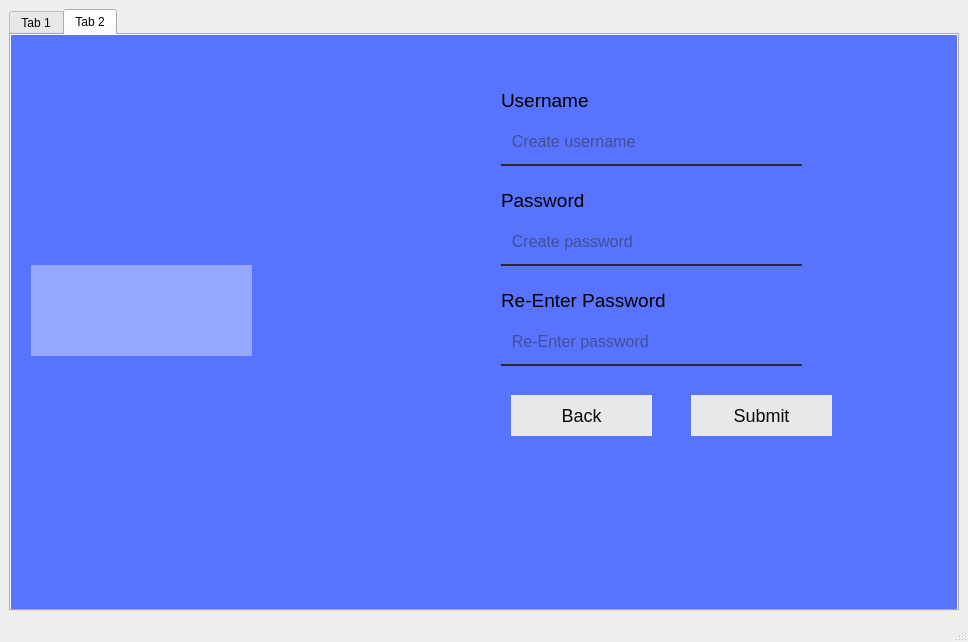
<?xml version="1.0" encoding="UTF-8"?>
<ui version="4.0">
 <class>MainWindow</class>
 <widget class="QMainWindow" name="MainWindow">
  <property name="geometry">
   <rect>
    <x>0</x>
    <y>0</y>
    <width>968</width>
    <height>642</height>
   </rect>
  </property>
  <property name="windowTitle">
   <string>MainWindow</string>
  </property>
  <widget class="QWidget" name="centralwidget">
   <layout class="QGridLayout" name="gridLayout">
    <item row="0" column="0">
     <widget class="QTabWidget" name="tabWidget">
      <property name="currentIndex">
       <number>1</number>
      </property>
      <widget class="QWidget" name="tab">
       <property name="styleSheet">
        <string notr="true">background-color: rgb(88, 116, 255);</string>
       </property>
       <attribute name="title">
        <string>Tab 1</string>
       </attribute>
       <widget class="QLabel" name="label">
        <property name="geometry">
         <rect>
          <x>0</x>
          <y>0</y>
          <width>891</width>
          <height>551</height>
         </rect>
        </property>
        <property name="text">
         <string/>
        </property>
        <property name="pixmap">
         <pixmap>images/login-bg.png</pixmap>
        </property>
        <property name="scaledContents">
         <bool>true</bool>
        </property>
       </widget>
       <widget class="QLabel" name="label_3">
        <property name="geometry">
         <rect>
          <x>20</x>
          <y>230</y>
          <width>221</width>
          <height>91</height>
         </rect>
        </property>
        <property name="styleSheet">
         <string notr="true">background-color: rgb(149, 167, 255);</string>
        </property>
        <property name="text">
         <string/>
        </property>
        <property name="pixmap">
         <pixmap>images/PoCoH.png</pixmap>
        </property>
        <property name="scaledContents">
         <bool>true</bool>
        </property>
       </widget>
       <widget class="QLabel" name="label_6">
        <property name="geometry">
         <rect>
          <x>480</x>
          <y>100</y>
          <width>91</width>
          <height>31</height>
         </rect>
        </property>
        <property name="font">
         <font>
          <pointsize>14</pointsize>
         </font>
        </property>
        <property name="text">
         <string>Name</string>
        </property>
       </widget>
       <widget class="QLineEdit" name="lineEdit">
        <property name="geometry">
         <rect>
          <x>480</x>
          <y>130</y>
          <width>301</width>
          <height>41</height>
         </rect>
        </property>
        <property name="font">
         <font>
          <pointsize>12</pointsize>
         </font>
        </property>
        <property name="styleSheet">
         <string notr="true">background-color:rgba(0, 0, 0, 0);
border-bottom:2px solid #2a2a2a;
border-radius: 30px;
color:#2a2a2a;
padding-bottom:7px;</string>
        </property>
        <property name="placeholderText">
         <string>  Enter your name</string>
        </property>
       </widget>
       <widget class="QLabel" name="label_9">
        <property name="geometry">
         <rect>
          <x>480</x>
          <y>50</y>
          <width>301</width>
          <height>31</height>
         </rect>
        </property>
        <property name="font">
         <font>
          <pointsize>20</pointsize>
          <bold>true</bold>
          <kerning>true</kerning>
         </font>
        </property>
        <property name="styleSheet">
         <string notr="true">color: rgb(255, 255, 255);</string>
        </property>
        <property name="text">
         <string>REGISTER YOURSELF</string>
        </property>
       </widget>
       <widget class="QLabel" name="label_10">
        <property name="geometry">
         <rect>
          <x>480</x>
          <y>390</y>
          <width>131</width>
          <height>31</height>
         </rect>
        </property>
        <property name="font">
         <font>
          <pointsize>14</pointsize>
         </font>
        </property>
        <property name="text">
         <string>Date of Birth</string>
        </property>
       </widget>
       <widget class="QDateEdit" name="dateEdit">
        <property name="geometry">
         <rect>
          <x>480</x>
          <y>430</y>
          <width>211</width>
          <height>31</height>
         </rect>
        </property>
        <property name="font">
         <font>
          <pointsize>10</pointsize>
         </font>
        </property>
       </widget>
       <widget class="QLabel" name="label_11">
        <property name="geometry">
         <rect>
          <x>480</x>
          <y>190</y>
          <width>91</width>
          <height>31</height>
         </rect>
        </property>
        <property name="font">
         <font>
          <pointsize>14</pointsize>
         </font>
        </property>
        <property name="text">
         <string>Email</string>
        </property>
       </widget>
       <widget class="QLineEdit" name="lineEdit_5">
        <property name="geometry">
         <rect>
          <x>480</x>
          <y>220</y>
          <width>301</width>
          <height>41</height>
         </rect>
        </property>
        <property name="font">
         <font>
          <pointsize>12</pointsize>
         </font>
        </property>
        <property name="styleSheet">
         <string notr="true">background-color:rgba(0, 0, 0, 0);
border-bottom:2px solid #2a2a2a;
border-radius: 30px;
color:#2a2a2a;
padding-bottom:7px;</string>
        </property>
        <property name="placeholderText">
         <string>  Enter your name</string>
        </property>
       </widget>
       <widget class="QLabel" name="label_12">
        <property name="geometry">
         <rect>
          <x>480</x>
          <y>290</y>
          <width>151</width>
          <height>31</height>
         </rect>
        </property>
        <property name="font">
         <font>
          <pointsize>14</pointsize>
         </font>
        </property>
        <property name="text">
         <string>Phone Number</string>
        </property>
       </widget>
       <widget class="QLineEdit" name="lineEdit_6">
        <property name="geometry">
         <rect>
          <x>480</x>
          <y>320</y>
          <width>301</width>
          <height>41</height>
         </rect>
        </property>
        <property name="font">
         <font>
          <pointsize>12</pointsize>
         </font>
        </property>
        <property name="styleSheet">
         <string notr="true">background-color:rgba(0, 0, 0, 0);
border-bottom:2px solid #2a2a2a;
border-radius: 30px;
color:#2a2a2a;
padding-bottom:7px;</string>
        </property>
        <property name="placeholderText">
         <string>  Enter your name</string>
        </property>
       </widget>
       <widget class="QPushButton" name="pushButton">
        <property name="geometry">
         <rect>
          <x>480</x>
          <y>490</y>
          <width>171</width>
          <height>41</height>
         </rect>
        </property>
        <property name="styleSheet">
         <string notr="true">QPushButton#pushButton{
 color: #090909;
 font-size: 18px;
 border-radius: 0.5em;
 background: #e8e8e8;
 border: 1px solid #e8e8e8;
}

QPushButton#pushButton:hover {
 border: 2px solid white;
}
</string>
        </property>
        <property name="text">
         <string>Next</string>
        </property>
       </widget>
      </widget>
      <widget class="QWidget" name="tab_2">
       <property name="styleSheet">
        <string notr="true">background-color: rgb(88, 116, 255);</string>
       </property>
       <attribute name="title">
        <string>Tab 2</string>
       </attribute>
       <widget class="QLabel" name="label_4">
        <property name="geometry">
         <rect>
          <x>20</x>
          <y>230</y>
          <width>221</width>
          <height>91</height>
         </rect>
        </property>
        <property name="styleSheet">
         <string notr="true">background-color: rgb(149, 167, 255);</string>
        </property>
        <property name="text">
         <string/>
        </property>
        <property name="pixmap">
         <pixmap>images/PoCoH.png</pixmap>
        </property>
        <property name="scaledContents">
         <bool>true</bool>
        </property>
       </widget>
       <widget class="QLabel" name="label_2">
        <property name="geometry">
         <rect>
          <x>0</x>
          <y>0</y>
          <width>891</width>
          <height>551</height>
         </rect>
        </property>
        <property name="text">
         <string/>
        </property>
        <property name="pixmap">
         <pixmap>images/login-bg.png</pixmap>
        </property>
        <property name="scaledContents">
         <bool>true</bool>
        </property>
       </widget>
       <widget class="QLabel" name="label_8">
        <property name="geometry">
         <rect>
          <x>490</x>
          <y>250</y>
          <width>181</width>
          <height>31</height>
         </rect>
        </property>
        <property name="font">
         <font>
          <pointsize>14</pointsize>
         </font>
        </property>
        <property name="text">
         <string>Re-Enter Password</string>
        </property>
       </widget>
       <widget class="QLabel" name="label_5">
        <property name="geometry">
         <rect>
          <x>490</x>
          <y>50</y>
          <width>151</width>
          <height>31</height>
         </rect>
        </property>
        <property name="font">
         <font>
          <pointsize>14</pointsize>
         </font>
        </property>
        <property name="text">
         <string>Username</string>
        </property>
       </widget>
       <widget class="QLineEdit" name="lineEdit_2">
        <property name="geometry">
         <rect>
          <x>490</x>
          <y>90</y>
          <width>301</width>
          <height>41</height>
         </rect>
        </property>
        <property name="font">
         <font>
          <pointsize>12</pointsize>
         </font>
        </property>
        <property name="styleSheet">
         <string notr="true">background-color:rgba(0, 0, 0, 0);
border-bottom:2px solid #2a2a2a;
border-radius: 30px;
color:#2a2a2a;
padding-bottom:7px;</string>
        </property>
        <property name="placeholderText">
         <string>  Create username</string>
        </property>
       </widget>
       <widget class="QLineEdit" name="lineEdit_3">
        <property name="geometry">
         <rect>
          <x>490</x>
          <y>190</y>
          <width>301</width>
          <height>41</height>
         </rect>
        </property>
        <property name="font">
         <font>
          <pointsize>12</pointsize>
         </font>
        </property>
        <property name="styleSheet">
         <string notr="true">background-color:rgba(0, 0, 0, 0);
border-bottom:2px solid #2a2a2a;
border-radius: 30px;
color:#2a2a2a;
padding-bottom:7px;</string>
        </property>
        <property name="echoMode">
         <enum>QLineEdit::Password</enum>
        </property>
        <property name="placeholderText">
         <string>  Create password</string>
        </property>
       </widget>
       <widget class="QLabel" name="label_7">
        <property name="geometry">
         <rect>
          <x>490</x>
          <y>150</y>
          <width>151</width>
          <height>31</height>
         </rect>
        </property>
        <property name="font">
         <font>
          <pointsize>14</pointsize>
         </font>
        </property>
        <property name="text">
         <string>Password</string>
        </property>
       </widget>
       <widget class="QLineEdit" name="lineEdit_4">
        <property name="geometry">
         <rect>
          <x>490</x>
          <y>290</y>
          <width>301</width>
          <height>41</height>
         </rect>
        </property>
        <property name="font">
         <font>
          <pointsize>12</pointsize>
         </font>
        </property>
        <property name="styleSheet">
         <string notr="true">background-color:rgba(0, 0, 0, 0);
border-bottom:2px solid #2a2a2a;
border-radius: 30px;
color:#2a2a2a;
padding-bottom:7px;</string>
        </property>
        <property name="echoMode">
         <enum>QLineEdit::Password</enum>
        </property>
        <property name="placeholderText">
         <string>  Re-Enter password</string>
        </property>
       </widget>
       <widget class="QPushButton" name="pushButton_2">
        <property name="geometry">
         <rect>
          <x>680</x>
          <y>360</y>
          <width>141</width>
          <height>41</height>
         </rect>
        </property>
        <property name="styleSheet">
         <string notr="true">QPushButton#pushButton_2{
 color: #090909;
 font-size: 18px;
 border-radius: 0.5em;
 background: #e8e8e8;
 border: 1px solid #e8e8e8;
}

QPushButton#pushButton_2:hover {
 border: 2px solid white;
}
</string>
        </property>
        <property name="text">
         <string>Submit</string>
        </property>
       </widget>
       <widget class="QPushButton" name="pushButton_3">
        <property name="geometry">
         <rect>
          <x>500</x>
          <y>360</y>
          <width>141</width>
          <height>41</height>
         </rect>
        </property>
        <property name="styleSheet">
         <string notr="true">QPushButton#pushButton_3{
 color: #090909;
 font-size: 18px;
 border-radius: 0.5em;
 background: #e8e8e8;
 border: 1px solid #e8e8e8;
}

QPushButton#pushButton_3:hover {
 border: 2px solid white;
}
</string>
        </property>
        <property name="text">
         <string>Back</string>
        </property>
       </widget>
       <zorder>label_2</zorder>
       <zorder>label_4</zorder>
       <zorder>label_8</zorder>
       <zorder>label_5</zorder>
       <zorder>lineEdit_2</zorder>
       <zorder>lineEdit_3</zorder>
       <zorder>label_7</zorder>
       <zorder>lineEdit_4</zorder>
       <zorder>pushButton_2</zorder>
       <zorder>pushButton_3</zorder>
      </widget>
     </widget>
    </item>
   </layout>
  </widget>
  <widget class="QMenuBar" name="menubar">
   <property name="geometry">
    <rect>
     <x>0</x>
     <y>0</y>
     <width>968</width>
     <height>22</height>
    </rect>
   </property>
  </widget>
  <widget class="QStatusBar" name="statusbar"/>
 </widget>
 <resources/>
 <connections/>
</ui>
